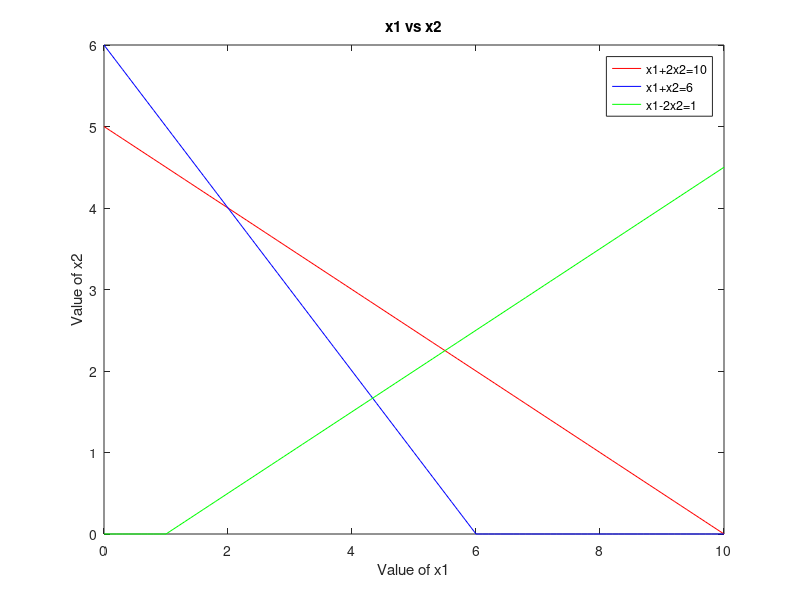

This chart was generated by the following MATLAB code:
clc
%x1+2x2=10
%x1+x2=6
%x1-2x2=1


%x1=0
%x2=0


A= [1 2; 1 1; 1 -2];
B= [10;6;1];
for i=1:1:length(A)
    for j=i+1:1:length(B)
        A1=A(i,:);
        B1=B(i,:);
        A2=A(j,:);
        B2=B(j,:);
        P=[A1 ; A2];
        Q=[B1 ; B2];
        X=P\Q;
        X=max(0,X);
        fprintf("(%.2f,%.2f), ",X(1),X(2));    
    end
    fprintf("\n");
end
fprintf("\n");

x1 = 0:0.1:max (B);
x12=(B(1) -A(1, 1) *x1)/A(1,2);
x22= (B(2) -A (2, 1) *x1) /A (2, 2);
x32= (B(3) -A (3, 1) *x1) /A (3, 2);

x12=max(0,x12);
x22=max(0,x22);
x32=max(0,x32);
plot(x1,x12,'r',x1,x22,'b' ,x1,x32,'g');
hold;
title("x1 vs x2");
xlabel("Value of x1");
ylabel("Value of x2");

legend('x1+2x2=10','x1+x2=6','x1-2x2=1');
